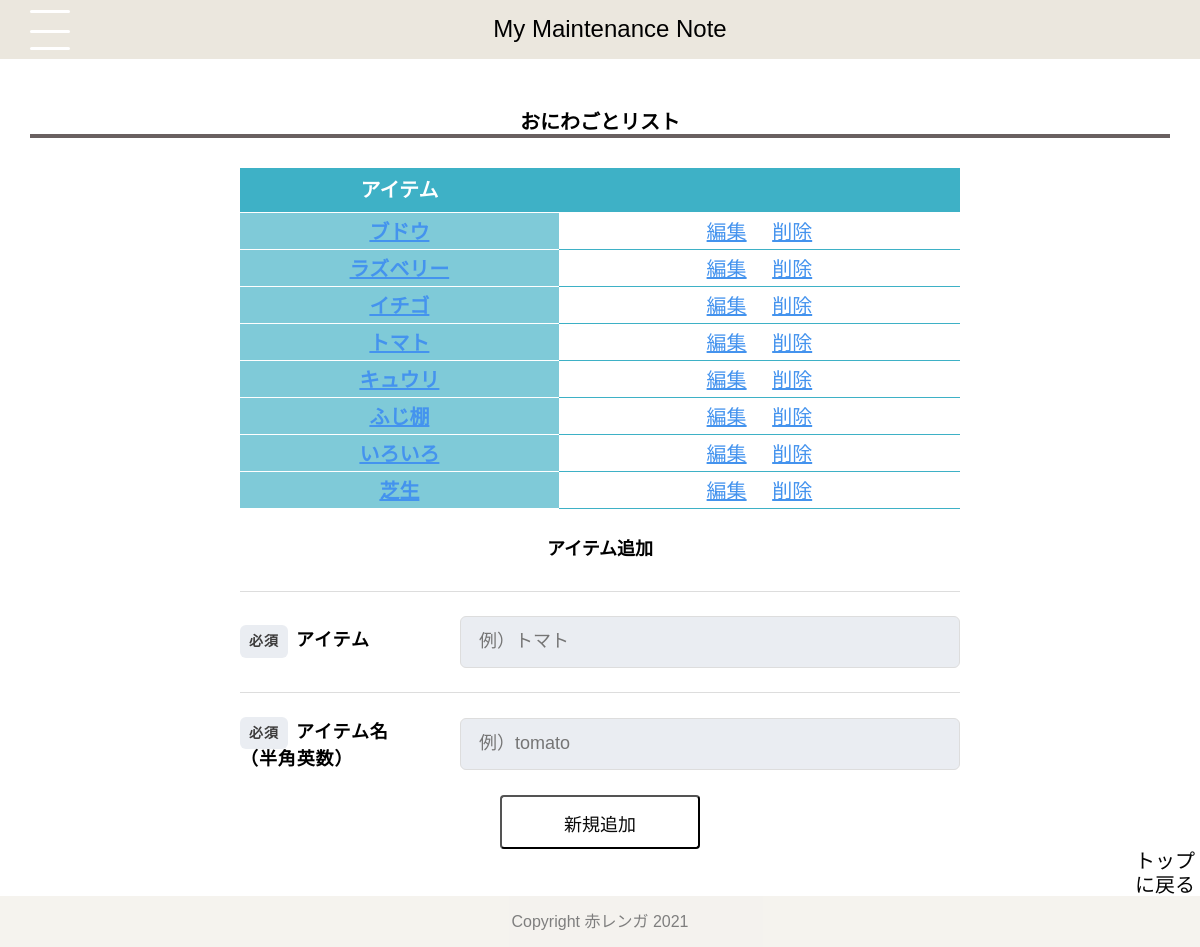
The page /list/niwa on the database as committed earlier.
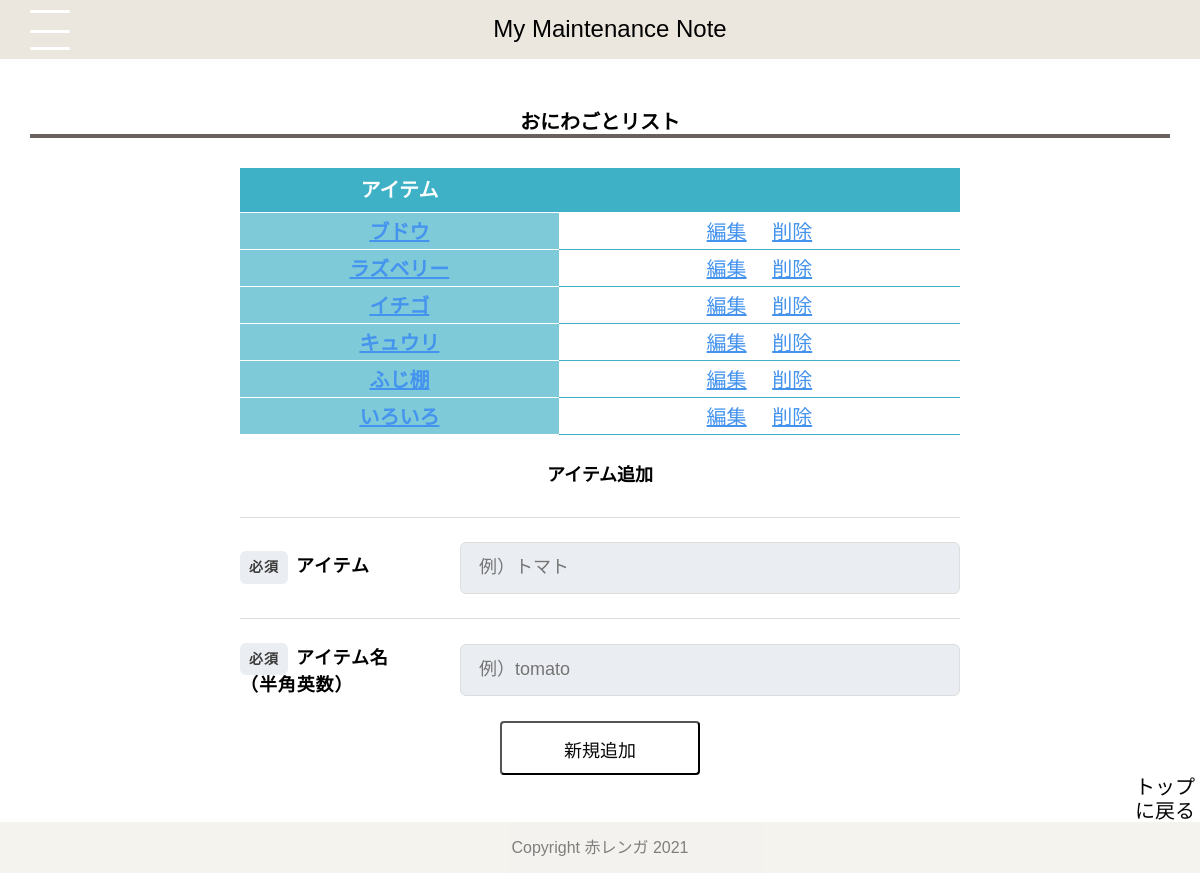
The same page on the database as committed later.
### tables this page shows
CREATE TABLE "items" (
	"id"	INTEGER,
	"ios_id"	INTEGER,
	"item"	TEXT,
	"table_name"	TEXT,
	PRIMARY KEY("id" AUTOINCREMENT)
);

### app.py (the view)
@app.route("/list/niwa")
def niwaitem_list():
    conn = sqlite3.connect("maintenance.db")
    c = conn.cursor()
    c.execute("select id, item from items where ios_id = 2")
    item_list=[]
    for row in c.fetchall():
        item_list.append({"id":row[0],"item":row[1]})
    c.close()
    return render_template("niwaitem_list.html",niwaitem_list = item_list)

### templates/niwaitem_list.html (shortened to what this page needs)
{% extends 'base.html' %}
{% block content %}
<h2>おにわごとリスト</h2>
<table class="table_list" width="60%">
    <thead>
        <tr>
            <th>アイテム</th>
            <th></th>
        </tr>
    </thead>
    {% for item in niwaitem_list %}
    <tbody>
        <tr>
            <th label="アイテム"><a href="/tasklist_niwa/{{item['id']}}" class="btn4">{{item['item']}}</a></th>
            <td>
                <div class="btn_top">
                    <a href="/edit/niwa/{{item['id']}}" class="btn4">編集</a>
                    <a href="/del/niwa/{{item['id']}}" onclick="return confirm('削除しますか？')" class="btn4">削除</a>
                </div>
            </td>
        </tr>
    </tbody>
    {% endfor %}
</table>
<h3>アイテム追加</h3>
<form action="/add/item/niwa" method="POST">
<div class="Form">
    <div class="Form-Item">
        <p class="Form-Item-Label"><span class="Form-Item-Label-Required">必須</span>アイテム</p>
        <input type="text" name="item" class="Form-Item-Input" placeholder="例）トマト">
    </div>
    <div class="Form-Item">
        <p class="Form-Item-Label"><span class="Form-Item-Label-Required">必須</span>アイテム名<br>（半角英数）</p>
        <input type="text" name="table_name" class="Form-Item-Input" placeholder="例）tomato">
    </div>
</div>
    <div>
        <button type="submit" class="btn1">新規追加</button>
    </div>
</form>
    <div class="btn_top1">
        <a href="/index" type="button" class="btn5">トップに戻る</a>
    </div>
{% endblock %}

Rows that differ between the two databases and show on the page:
removed items: item "トマト"
removed items: item "芝生"
